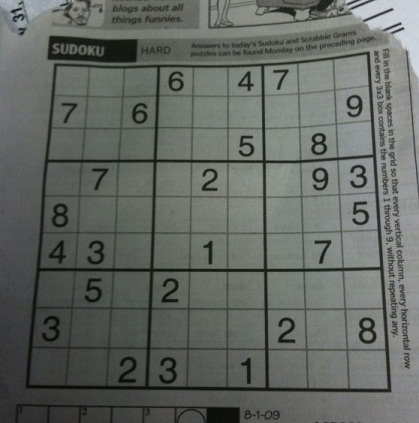
#> input picture testimg.jpg, 419 x 423 px
$ jupyter execute --allow-errors main.ipynb   (older library calls are emulated)
#> lines starting #> are read from the running program, lines starting #| are printed output that depends on the picture; after the words box and inside, x2 and y2 are one past the last pixel; in counts of white or black regions, pixels touching at a corner belong together; long printed decimals are rounded
[cell 1]
import cv2
import matplotlib.pyplot as plt
import numpy as np
import math
import torch
import torchvision
import random
import torch.nn as nn
import torch.nn.functional as F
import torch.optim as optim
from torch.utils.data import Dataset, DataLoader
from torchvision import transforms, utils
import pandas as pd
import os
import sys
import copy
import time

# [20 lines left out: function display_image_in_actual_size, not called in this run]

[cell 2]
#img = cv2.imread('v2_train/image17.jpg')
img = cv2.imread('testimg.jpg')
#> img is the input picture: shape (423, 419, 3); mean B, G, R 98.9, 103.6, 99.4
heightImg = img.shape[0]
#> heightImg = 423
widthImg = img.shape[1]
#> widthImg = 419
imgBlank = np.zeros((heightImg, widthImg, 3), np.uint8)
#img = cv2.imread('testimg.jpg')
img = cv2.cvtColor(img, cv2.COLOR_BGR2RGB)

gray = cv2.cvtColor(img, cv2.COLOR_RGB2GRAY)

# [4 lines of commented-out code are left out]

blur = cv2.GaussianBlur(gray, (11,11), 0)
#median = cv2.medianBlur(gray,3)
#blur = cv2.bilateralFilter(gray,9,75,75)


thresh = cv2.adaptiveThreshold(blur, 255, cv2.ADAPTIVE_THRESH_GAUSSIAN_C, cv2.THRESH_BINARY, 11,2)
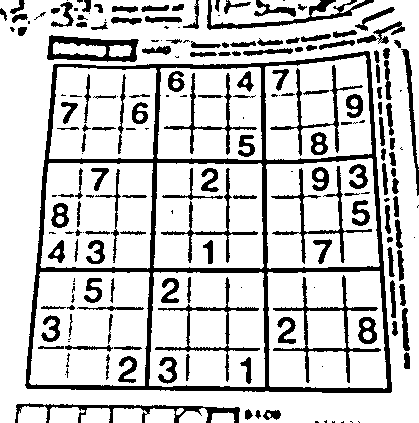
#> thresh: shape (423, 419); 79.2% white; 202 black regions (58 under 20 px), largest, box (x1, y1, x2, y2) and area: (25, 51, 392, 393) 11515, (273, 275, 381, 383) 1335, (15, 403, 240, 423) 1207

_, otsuThresh = cv2.threshold(blur,0,255,cv2.THRESH_BINARY+cv2.THRESH_OTSU)
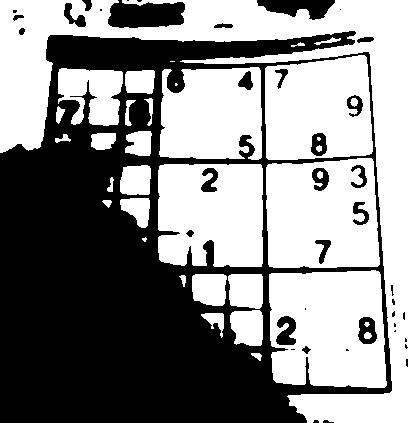
#> otsuThresh: shape (423, 419); 54.8% white; 41 black regions (18 under 20 px), largest, box (x1, y1, x2, y2) and area: (0, 31, 392, 423) 74117, (108, 0, 185, 28) 1713, (257, 0, 335, 20) 962

notthresh = cv2.bitwise_not(thresh)

#kernel = np.array([[0,1,0],[1,1,1],[0,1,0]], np.uint8)
kernel = np.ones((3,3), np.uint8)
#kernel = np.array([[0,0,1,0,0],[0,0,1,0,0],[1,1,1,1,1],[0,0,1,0,0],[0,0,1,0,0]], np.uint8)
notthreshCopy = notthresh.copy()
dilated2 = cv2.dilate(notthreshCopy, kernel, iterations=1)
#> dilated2: shape (423, 419); 34.4% white; 109 white regions (17 under 20 px), largest, box (x1, y1, x2, y2) and area: (24, 50, 393, 394) 18883, (272, 274, 382, 384) 2272, (206, 0, 375, 31) 2153
opening = cv2.morphologyEx(notthresh, cv2.MORPH_OPEN, kernel)
#> opening: shape (423, 419); 18.7% white; 318 white regions (74 under 20 px), largest, box (x1, y1, x2, y2) and area: (26, 51, 392, 393) 11432, (47, 36, 138, 62) 1180, (207, 0, 352, 29) 683
dilated = cv2.dilate(opening, kernel, iterations=1)
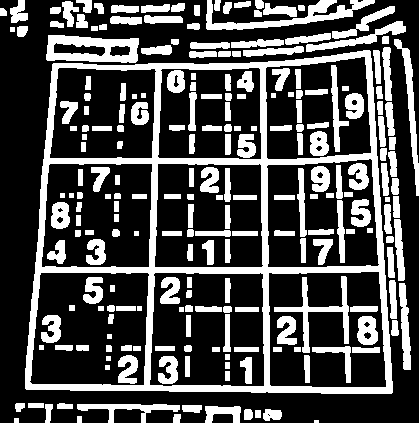
#> dilated: shape (423, 419); 30.3% white; 226 white regions (1 under 20 px)

#flooded = cv2.floodFill(dilated, None, (0,0), 128)

imgContours = img.copy()
imgBigContour = img.copy()
imgBigContourApprox = img.copy()
imgJustBigContour = np.zeros((heightImg, widthImg, 1), np.uint8)
contours, hierarchy = cv2.findContours(dilated2, cv2.RETR_EXTERNAL, cv2.CHAIN_APPROX_SIMPLE)
#> contours = 57 contours, 14 with area under 20; largest, box (x1, y1, x2, y2) and area: (24, 50, 393, 394) 113310, (46, 34, 140, 63) 2102, (206, 0, 375, 31) 1953, (14, 402, 241, 423) 1690, (385, 102, 405, 282) 1060
imgContours = cv2.drawContours(imgContours, contours, -1, (0, 255, 0), 3)
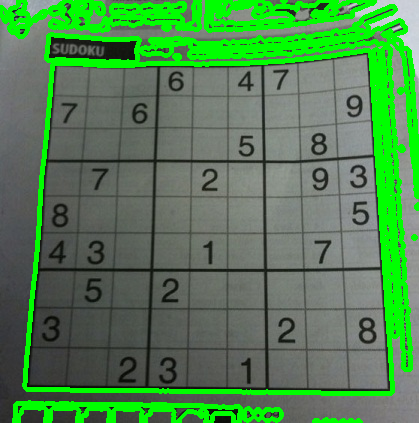
#> imgContours: shape (423, 419, 3); mean R, G, B 81.9, 130.1, 81.6

contoursSorted = sorted(contours, key=cv2.contourArea, reverse=True)
#> contoursSorted has the same summary as contours
largestContour = contoursSorted[0]
#> largestContour = contour of 178 points, box (x1, y1, x2, y2) (24, 50, 393, 394), area 113310
imgBigContour = cv2.drawContours(imgBigContour, [largestContour], -1, (0, 255, 0), 3)
#> imgBigContour: shape (423, 419, 3); mean R, G, B 96.2, 110, 95.7
imgJustBigContour = cv2.drawContours(imgJustBigContour, [largestContour], -1, 255, 3)
#> imgJustBigContour: shape (423, 419, 1); 3.8% white; 1 white region, box (x1, y1, x2, y2) and area: (22, 48, 395, 396) 6746

# [5 lines of commented-out code are left out]

kernel = np.array([[0, 1, 0], [1, 1, 1], [0, 1, 0]], np.uint8)
grid = cv2.dilate(imgJustBigContour, kernel, iterations=2)
#> grid: shape (423, 419); 6.8% white; 1 white region, box (x1, y1, x2, y2) and area: (20, 46, 397, 398) 12128
grid = cv2.erode(grid, kernel, iterations=3)
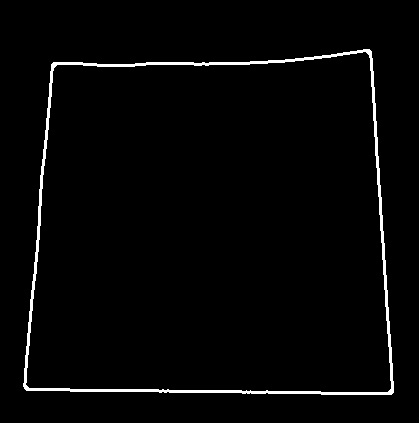
#> grid: shape (423, 419); 2.3% white; 1 white region, box (x1, y1, x2, y2) and area: (23, 49, 394, 395) 4073

lines = cv2.HoughLines(grid, 1, np.pi / 180, 200)
#> lines = [[387, 1.59], [-365, 3.07], [58, 0.0873], [391, 1.57], [-369, 3.09], [66, 1.55], [64, 1.57], [70, 1.54]]

gridcopy = grid.copy()
height, width = np.shape(grid)
#> height = 423; width = 419
if lines is not None:
    for i in range(len(lines)):
        rho = lines[i][0][0]
        theta = lines[i][0][1]
        a = math.cos(theta)
        b = math.sin(theta)
        x0 = a * rho
        y0 = b * rho
        pt1 = (int(x0 + 1000*(-b)), int(y0 + 1000*(a)))
        pt2 = (int(x0 - 1000*(-b)), int(y0 - 1000*(a)))

        cv2.line(gridcopy, pt1, pt2, 255)
#> this loop made 8 passes
#> (rho, theta, a, b, x0, y0, pt1, pt2) on passes 1 to 8: (387, 1.59, -0.0175, 1, -6.75, 386.9, (-1006, 369), (993, 404)), (-365, 3.07, -0.998, 0.0698, 364.1, -25.46, (294, -1023), (433, 972)), (58, 0.0873, 0.996, 0.0872, 57.78, 5.06, (-29, 1001), (144, -991)), (391, 1.57, -4.37e-08, 1, -1.71e-05, 391, (-1000, 390), (999, 391)), (-369, 3.09, -0.999, 0.0523, 368.5, -19.31, (316, -1017), (420, 979)), (66, 1.55, 0.0175, 1, 1.15, 65.99, (-998, 83), (1000, 48)), (64, 1.57, -4.37e-08, 1, -2.8e-06, 64, (-1000, 63), (999, 64)), (70, 1.54, 0.0349, 0.999, 2.44, 69.96, (-996, 104), (1001, 35))
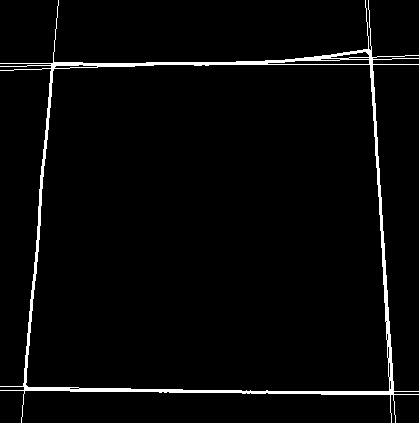
#> gridcopy: shape (423, 419); 3.1% white; 1 white region, box (x1, y1, x2, y2) and area: (0, 0, 419, 423) 5429

# [5 lines of commented-out code are left out]

for current in lines:
    if current[0][0] == 0.0 and current[0][1] == -100.0:
        continue
    p1 = current[0][0]
    theta1 = current[0][1]
    pt1current = [None, None]
    pt2current = [None, None]
    #If the line is almost horizontal
    if theta1 > np.pi * 45 / 180 and theta1 < np.pi * 135 / 180:
        pt1current[0] = 0
        pt1current[1] = p1 / np.sin(theta1)
        pt2current[0] = width
        pt2current[1] = -pt2current[0] / np.tan(theta1) + p1 / np.sin(theta1)
    #If the line is almost vertical
    else:
        pt1current[1] = 0
        pt1current[0] = p1 / np.cos(theta1)
        pt2current[1] = height
        pt2current[0] = -pt2current[1] * np.tan(theta1) + p1 / np.cos(theta1)
    #Now to fuse lines
    for pos in lines:
        #if pos[0].all() == current[0].all():
        if (pos[0] == current[0]).all():
            continue
        #print("pos - curr",pos[0][0], current[0][0], "=", abs(pos[0][0] - current[0][0]), abs(pos[0][0] - current[0][0])<20000,  "   angle", pos[0][1], current[0][1], "= ", abs(pos[0][1] - current[0][1]), abs(pos[0][1] - current[0][1]) < np.pi * 170/180)
        if abs(pos[0][0] - current[0][0]) < 20 and abs(pos[0][1] - current[0][1]) < np.pi * 10 / 180:
            p = pos[0][0]
            theta = pos[0][1]

            pt1 = [None, None]
            pt2 = [None, None]
            # If the line is almost horizontal
            if theta > np.pi * 45 / 180 and theta < np.pi * 135 / 180:
                pt1[0] = 0
                pt1[1] = p / np.sin(theta)
                pt2[0] = width
                pt2[1] = -pt2[0] / np.tan(theta) + p / np.sin(theta)
            # If the line is almost vertical
            else:
                pt1[1] = 0
                pt1[0] = p / np.cos(theta)
                pt2[1] = height
                pt2[0] = -pt2[1] * np.tan(theta) + p / np.cos(theta)
            #If the endpoints are close to each other, merge the lines
            if (pt1[0] - pt1current[0])**2 + (pt1[1] - pt1current[1])**2 < 64**2 and (pt2[0] - pt2current[0])**2 + (pt2[1] - pt2current[1])**2 < 64**2:
                current[0][0] = (current[0][0] + pos[0][0]) / 2
                current[0][1] = (current[0][1] + pos[0][1]) / 2
                pos[0][0] = 0
                pos[0][1] = -100
#> this loop made 8 passes
#> after the loop, pos = [[0, -100]]


#print("finish lines", lines)
filteredLines = np.ndarray((0, 1, 2), np.float32)
for current in lines:
    if (current[0][0] is None and current[0][1] is None) or (np.isnan(current[0][0]) and np.isnan(current[0][1])) or (current[0][0] == 0.0 and current[0][1] == -100.0):
        #print("continue")
        continue
    else:
        #print("append", current)
        filteredLines = np.append(current, filteredLines)
#> this loop made 8 passes
#> filteredLines on passes 1, 2, 3, 6: [389, 1.58], [-367, 3.08, 389, 1.58], [58, 0.0873, -367, 3.08, 389, 1.58], [67.5, 1.55, 58, 0.0873, -367, 3.08, 389, 1.58]

#print("filteredLines", np.shape(filteredLines), len(filteredLines))
filteredLines = np.reshape(filteredLines, (len(filteredLines)//2, 1, 2))
#> filteredLines = [[67.5, 1.55], [58, 0.0873], [-367, 3.08], [389, 1.58]]
gridcopyMerged = gray.copy()

height, width = np.shape(grid)
if filteredLines is not None:
    for i in range(len(filteredLines)):
        rho = filteredLines[i][0][0]
        theta = filteredLines[i][0][1]
        print(rho, theta)
        a = math.cos(theta)
        b = math.sin(theta)
        x0 = a * rho
        y0 = b * rho
        pt1 = (int(x0 + 1000*(-b)), int(y0 + 1000*(a)))
        pt2 = (int(x0 - 1000*(-b)), int(y0 - 1000*(a)))

        cv2.line(gridcopyMerged, pt1, pt2, 255, thickness=1)
#> this loop made 4 passes
#> (rho, theta, a, b, x0, y0, pt1, pt2) on passes 1 to 4: (67.5, 1.55, 0.0218, 1, 1.47, 67.48, (-998, 89), (1001, 45)), (58, 0.0873, 0.996, 0.0872, 57.78, 5.06, (-29, 1001), (144, -991)), (-367, 3.08, -0.998, 0.061, 366.3, -22.4, (305, -1020), (427, 975)), (389, 1.58, -0.00873, 1, -3.39, 389, (-1003, 380), (996, 397))
#| 67.5 1.549
#| 58.0 0.08727
#| -367.0 3.081
#| 389.0 1.580
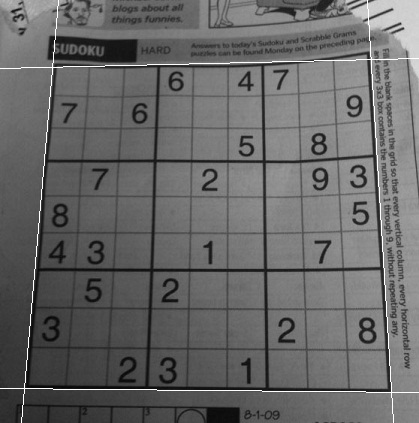
#> gridcopyMerged: shape (423, 419); min 5, max 255, mean 103.4


topedge = [[np.inf, np.inf]]
bottomedge = [[-np.inf, -np.inf]]
leftedge = [[np.inf, np.inf]]
leftxintercept = np.inf
rightedge = [[-np.inf, -np.inf]]
rightxintercept = 0
for i in range(len(filteredLines)):
    current = filteredLines[i][0]
    p = current[0]
    theta = current[1]
    xIntercept = p * np.cos(theta)

    #If the line is nearly vertical
    if theta > np.pi * 45 / 180 and theta < np.pi * 135 / 180:
        if p < topedge[0][0]:
            topedge[0] = current[:]
        if p > bottomedge[0][0]:
            bottomedge[0] = current[:]

    #If the line is nearly horizontal
    else:
        if xIntercept > rightxintercept:
            rightedge[0] = current[:]
            rightxintercept = xIntercept
        if xIntercept <= leftxintercept:
            leftedge[0] = current[:]
            leftxintercept = xIntercept
#> this loop made 4 passes
#> (p, theta, xIntercept, rightxintercept, leftxintercept) on pass 2: (58, 0.0873, 57.78, 57.78, 57.78)
#> (p, theta, xIntercept, rightxintercept) on pass 3: (-367, 3.08, 366.3, 366.3)
#> after the loop, bottomedge = [[389, 1.58]]; leftedge = [[58, 0.0873]]; leftxintercept = 57.78; rightedge = [[-367, 3.08]]; rightxintercept = 366.3; topedge = [[67.5, 1.55]]

def drawLine(line, img, color=255):
#> called with color = (255, 0, 0)
    height, width, *_ = np.shape(img)
#> height = 423; width = 419
    if line[0][1] != 0:
        m = -1 / np.tan(line[0][1])
#> m = -0.0218
        c = line[0][0] / np.sin(line[0][1])
#> c = 67.52
        cv2.line(img, (0, int(c)), (width, int(m * width + c)), color)
    else:
        cv2.line(img, (line[0][0], 0), (line[0][0], height), color)
    return img

fourLines = img.copy()
fourLines = drawLine(topedge, fourLines, (255, 0, 0))
fourLines = drawLine(bottomedge, fourLines, (0, 255, 0))
fourLines = drawLine(leftedge, fourLines, (0, 0, 255))
fourLines = drawLine(rightedge, fourLines, (255, 0, 255))
#> call 4 of drawLine, with color = (255, 0, 255)
#> in drawLine (call 4), `m = -1 / np.tan(line[0][1])`: m = 16.35
#> in drawLine (call 4), `c = line[0][0] / np.sin(line[0][1])`: c = -6011.6
#> in drawLine (call 4), `cv2.line(img, (0, int(c)), (width, int(m * width + c)), color)`:
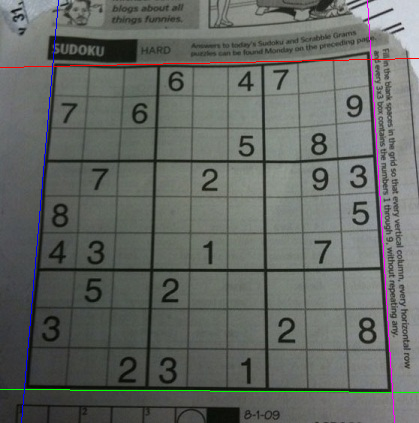
#> img: shape (423, 419, 3); mean R, G, B 99.7, 103.3, 99.2

def intersection(line1, line2, img):
    """Finds the intersection of two lines given in Hesse normal form.

    Returns closest integer pixel locations.
    See https://stackoverflow.com/a/383527/5087436
    """
    height, width, *_ = np.shape(img)
#> height = 423; width = 419
    rho1, theta1 = line1[0]
#> rho1 = 67.5; theta1 = 1.55
    rho2, theta2 = line2[0]
#> rho2 = 58; theta2 = 0.0873
    A = np.array([
        [np.cos(theta1), np.sin(theta1)],
        [np.cos(theta2), np.sin(theta2)]
    ])
#> A = [[0.0218, 1], [0.996, 0.0872]]
    b = np.array([[rho1], [rho2]])
#> b = [67.5, 58]
    x0, y0 = np.linalg.solve(A, b)
#> x0 = [52.41]; y0 = [66.37]
    x0, y0 = int(np.round(x0)), int(np.round(y0))
#> x0 = 52; y0 = 66

    if (x0 < 0):
        x0 = max(0, y0 - int(np.round(rho1 / np.sin(theta1))))
    elif (x0 > width):
        x0 = min(width, y0 + int(np.round(rho1 / np.sin(theta1))))
    if (y0 < 0):
        y0 = max(0, x0 - int(np.round(rho1 / np.cos(theta1))))
    elif (y0 > height):
        y0 = min(height, x0 + int(np.round(rho1 / np.cos(theta1))))
    return [[x0, y0]]


ul = intersection(topedge, leftedge, img)
#> ul = [[52, 66]]
ur = intersection(topedge, rightedge, img)
#> ur = [[371, 59]]
bl = intersection(bottomedge, leftedge, img)
#> bl = [[24, 389]]
br = intersection(bottomedge, rightedge, img)
#> br = [[392, 392]]

dots = img.copy()
dots = cv2.circle(dots, (ul[0][0], ul[0][1]), 5, (0,255,0), -1)
#> dots: shape (423, 419, 3); mean R, G, B 99.4, 103.7, 98.9
dots = cv2.circle(dots, (ur[0][0], ur[0][1]), 5, (0,255,0), -1)
#> dots: shape (423, 419, 3); mean R, G, B 99.3, 103.7, 98.8
dots = cv2.circle(dots, (bl[0][0], bl[0][1]), 5, (0,255,0), -1)
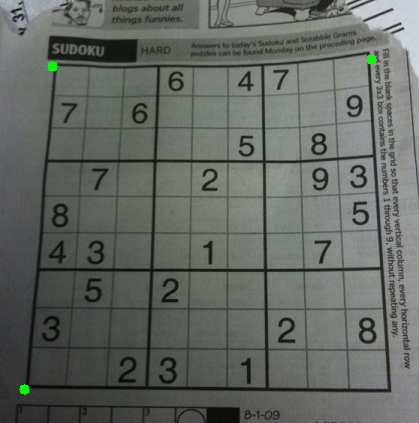
#> dots: shape (423, 419, 3); mean R, G, B 99.3, 103.8, 98.8
dots = cv2.circle(dots, (br[0][0], br[0][1]), 5, (0,255,0), -1)
#> dots: shape (423, 419, 3); 0.05% of pixels changed, all inside (x1, y1, x2, y2) = (387, 387, 398, 398)


box = np.array([ul, ur, bl, br], dtype=np.float32)
#> box = [[52, 66], [371, 59], [24, 389], [392, 392]]

#distance between the points
widthBottom = np.sqrt(((br[0][0] - bl[0][0]) ** 2) + ((br[0][1] - bl[0][1]) ** 2))
#> widthBottom = 368
widthTop = np.sqrt(((ur[0][0] - ul[0][0]) ** 2) + ((ur[0][1] - ul[0][1]) ** 2))
#> widthTop = 319.1
heightLeft = np.sqrt(((ul[0][0] - bl[0][0]) ** 2) + ((ul[0][1] - bl[0][1]) ** 2))
#> heightLeft = 324.2
heightRight = np.sqrt(((ur[0][0] - br[0][0]) ** 2) + ((ur[0][1] - br[0][1]) ** 2))
#> heightRight = 333.7

minEdge = min(int(widthBottom), int(widthTop), int(heightLeft), int(heightRight))
#> minEdge = 319


imageBox = np.array([[0, 0],[minEdge, 0], [0, minEdge],[minEdge, minEdge]], dtype=np.float32)
#> imageBox = [[0, 0], [319, 0], [0, 319], [319, 319]]

warpMatrix = cv2.getPerspectiveTransform(box, imageBox)
#> warpMatrix = [[1.07, 0.0929, -61.83], [0.026, 1.18, -79.43], [0.000108, 0.000496, 1]]
warpedImgColored = cv2.warpPerspective(img, warpMatrix, (minEdge, minEdge))
#warpedImgBW = cv2.warpPerspective(dilated, warpMatrix, (widthImg, heightImg))
warpedImgBW = cv2.cvtColor(warpedImgColored, cv2.COLOR_BGR2GRAY)
warpedImgBW = cv2.GaussianBlur(warpedImgBW, (11, 11), 0)
warpedImgBW = cv2.adaptiveThreshold(warpedImgBW, 255, cv2.ADAPTIVE_THRESH_GAUSSIAN_C, cv2.THRESH_BINARY, 11, 2)
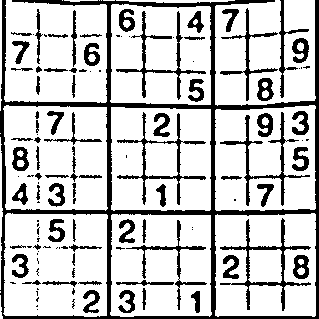
#> warpedImgBW: shape (319, 319); 77.9% white; 118 black regions (47 under 20 px), largest, box (x1, y1, x2, y2) and area: (0, 0, 319, 319) 9490, (220, 218, 311, 311) 1052, (117, 112, 206, 205) 924
warpedImgBW = cv2.bitwise_not(warpedImgBW)
kernel = np.ones((3,3), np.uint8)
# [5 lines of commented-out code are left out]

imgheight=int(warpedImgBW.shape[0])
#> imgheight = 319
imgwidth=int(warpedImgBW.shape[1])
#> imgwidth = 319

y1 = 0
M = imgheight//9
#> M = 35
N = imgwidth//9
#> N = 35

i = 1
cells = []
for y in range(0,imgheight,M):
    for x in range(0, imgwidth, N):
        if x + (N) > imgwidth:
            #x1 = imgwidth
            x1 = x + N
            tiles = warpedImgBW[y:y1,x:x1]
            break
        else:
            x1 = x + N
        if y + (M) > imgheight:
            #y1 = imgheight
            y1 = y + M
            tiles = warpedImgBW[y:y1,x:x1]
            break
        else:
            y1 = y + M
        tiles = warpedImgBW[y:y1,x:x1]
        cells.append(tiles)
#> after the loop, cells = 81 items
        #display_image_in_actual_size(tiles)
cellsInit = np.array(cells)
cells = cellsInit.reshape(9,9, M,N)
cells_reshaped = cellsInit.reshape(81, 1, M,N)


for row in cells:
    for i, cell in enumerate(row):
        # [5 lines of commented-out code are left out]
        cellHeight = cell.shape[0]
        cellWidth = cell.shape[1]
        #display_image_in_actual_size(row[i])
        for y in range(M):
            _,row[i],_,_ = cv2.floodFill(row[i], None, (y,0), 0)
            _,row[i],_,_ = cv2.floodFill(row[i], None, (0,y), 0)
            _,row[i],_,_ = cv2.floodFill(row[i], None, (cellHeight-1,y), 0)
            _,row[i],_,_ = cv2.floodFill(row[i], None, (y,cellWidth-1), 0)

            _,row[i],_,_ = cv2.floodFill(row[i], None, (y,1), 0)
            _,row[i],_,_ = cv2.floodFill(row[i], None, (1,y), 0)
            _,row[i],_,_ = cv2.floodFill(row[i], None, (cellHeight-2,y), 0)
            _,row[i],_,_ = cv2.floodFill(row[i], None, (y,cellWidth-2), 0)
        #display_image_in_actual_size(row[i])
        #np.set_printoptions(threshold=sys.maxsize)
        rowtop = None
        rowbottom = None
        colleft = None
        colright = None
        thresholdBottom = 50
        thresholdTop = 50
        thresholdLeft = 50
        thresholdRight = 50
        rows = cellHeight
        center = rows // 2
        for k in range(center, rows):
            if rowbottom is None:
                temp = row[i][k]
                if sum(temp) < thresholdBottom or k == rows-1:
                    rowbottom = k
            if rowtop is None:
                temp = row[i][rows-k-1]
                if sum(temp) < thresholdTop or k == rows-1:
                    rowtop = rows-k-1
            if colright is None:
                temp = row[i][:, k]
                if sum(temp) < thresholdRight or k == rows-1:
                    colright = k
            if colleft is None:
                temp = row[i][:, rows-k-1]
                if sum(temp) < thresholdLeft or k == rows-1:
                    colleft = rows-k-1
        # Centering the bounding box's contents
        newimg = np.zeros(np.shape(row[i]), dtype=np.uint8)
        startatX = (rows + colleft - colright)//2
        startatY = (rows - rowbottom + rowtop)//2
        for yy in range(startatY, (rows + rowbottom - rowtop)//2):
            for x in range(startatX, (rows - colleft + colright)//2):
                tempval = row[i][rowtop + yy - startatY][ colleft + x - startatX]
                newimg[yy][x] = tempval
        row[i] = newimg.copy()
#> this loop made 9 passes
#> newimg: shape (35, 35); every value is 0
#> after the loop, temp = 35 values from 0 to 0
        #display_image_in_actual_size(newimg)

cells_reshaped = cells.reshape(81, 1, M,N)


#> (the rest of this cell did not finish here and is left out)
